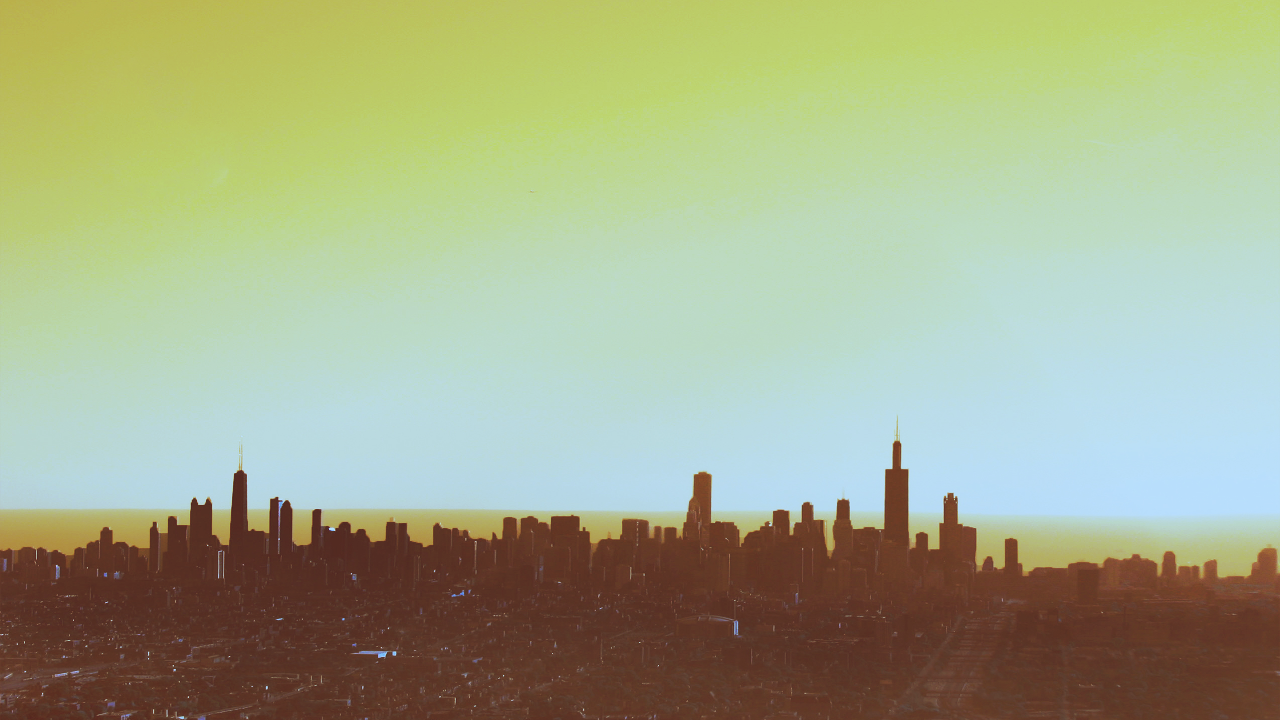
#> input picture temp_image.png, 2560 x 1440 px (shown at 1/2 size)
$ python -i '8_8️⃣_Edge_Detection.py'   (imports and definitions only)   (older library calls are emulated)
#> lines starting #> are read from the running program, lines starting #| are printed output that depends on the picture
### FUNCTIONS.py
# Package / Library
import streamlit as st
import numpy as np
import cv2
import matplotlib.pyplot as plt
import pandas as pd
import datetime
from PIL import Image

# Fungsi Show Image
# [13 lines left out: function show_image_plt, not called in this run]

def show_image_st(image, title=None, size=None):
    if (size is not None):
        image = cv2.resize(image, (size, size))

    # Show the image
    st.image(image, caption=title, use_column_width=True)

# [45 lines left out: functions download_image, colors, hex_to_rgb, not called in this run]

### pages/8_8️⃣_Edge_Detection.py
# Package / Library
import streamlit as st
import cv2
import numpy as np
import FUNCTIONS as func
import matplotlib.pyplot as plt
from scipy import ndimage

# MAIN PAGE
# [199 lines left out: functions main, set_page, tab, roberts, sobel, prewitt and 2 more, not called in this run]

# Kirsch Operator
def kirsch(img):
    # West
    kernel_west = np.array([
        [-3, -3, 5],
        [-3, 0, 5],
        [-3, -3, 5]
    ])

    # North West
    kernel_north_west = np.array([
        [-3, 5, 5],
        [-3, 0, 5],
        [-3, -3, -3]
    ])

    # North
    kernel_north = np.array([
        [5, 5, 5],
        [-3, 0, -3],
        [-3, -3, -3]
    ])

    # North East
    kernel_north_east = np.array([
        [5, 5, -3],
        [5, 0, -3],
        [-3, -3, -3]
    ])

    # East
    kernel_east = np.array([
        [5, -3, -3],
        [5, 0, -3],
        [5, -3, -3]
    ])

    # South East
    kernel_south_east = np.array([
        [-3, -3, -3],
        [5, 0, -3],
        [5, 5, -3]
    ])

    # South
    kernel_south = np.array([
        [-3, -3, -3],
        [-3, 0, -3],
        [5, 5, 5]
    ])

    # South West
    kernel_south_west = np.array([
        [-3, -3, -3],
        [-3, 0, 5],
        [-3, 5, 5]
    ])

    # Convert Image to Grayscale
    img = cv2.cvtColor(img, cv2.COLOR_RGB2GRAY)
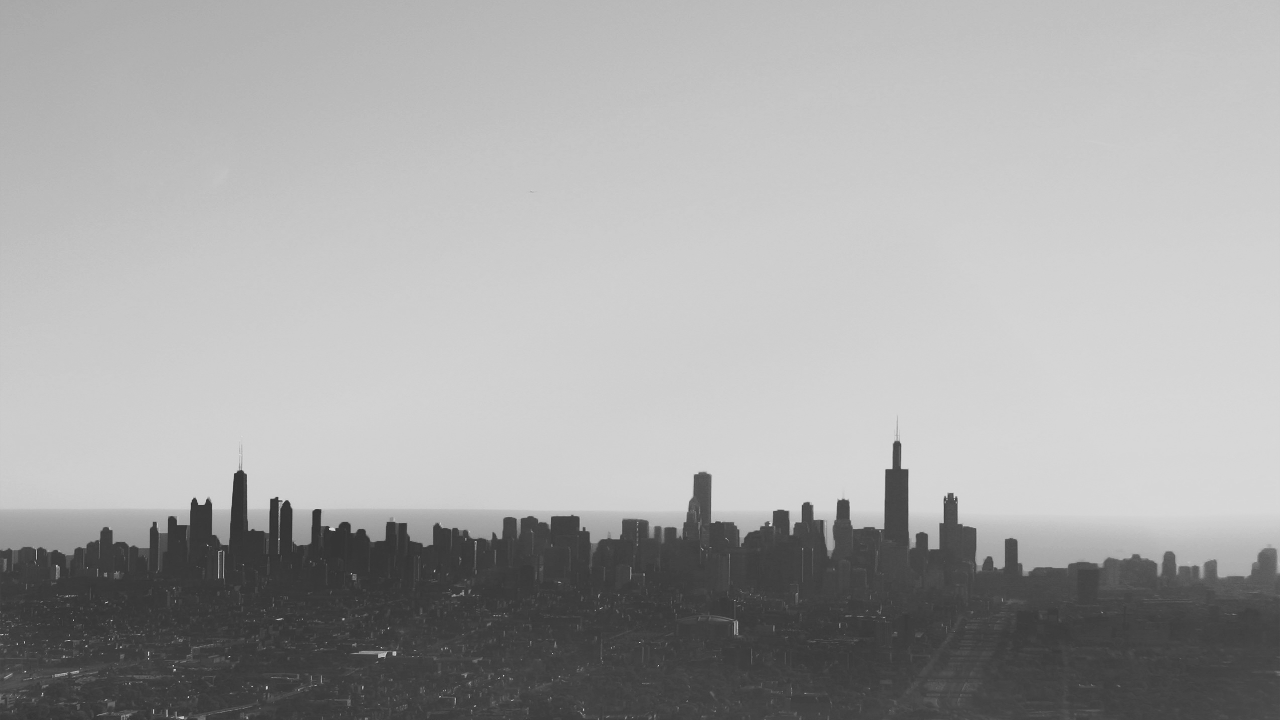
#> img: shape (1440, 2560) (shown at 1/2 size); min 31, max 220, mean 165.5

    # Kirsch
    kirsch_west = cv2.filter2D(img, -1, kernel_west)

    kirsch_north_west = cv2.filter2D(img, -1, kernel_north_west)

    kirsch_north = cv2.filter2D(img, -1, kernel_north)
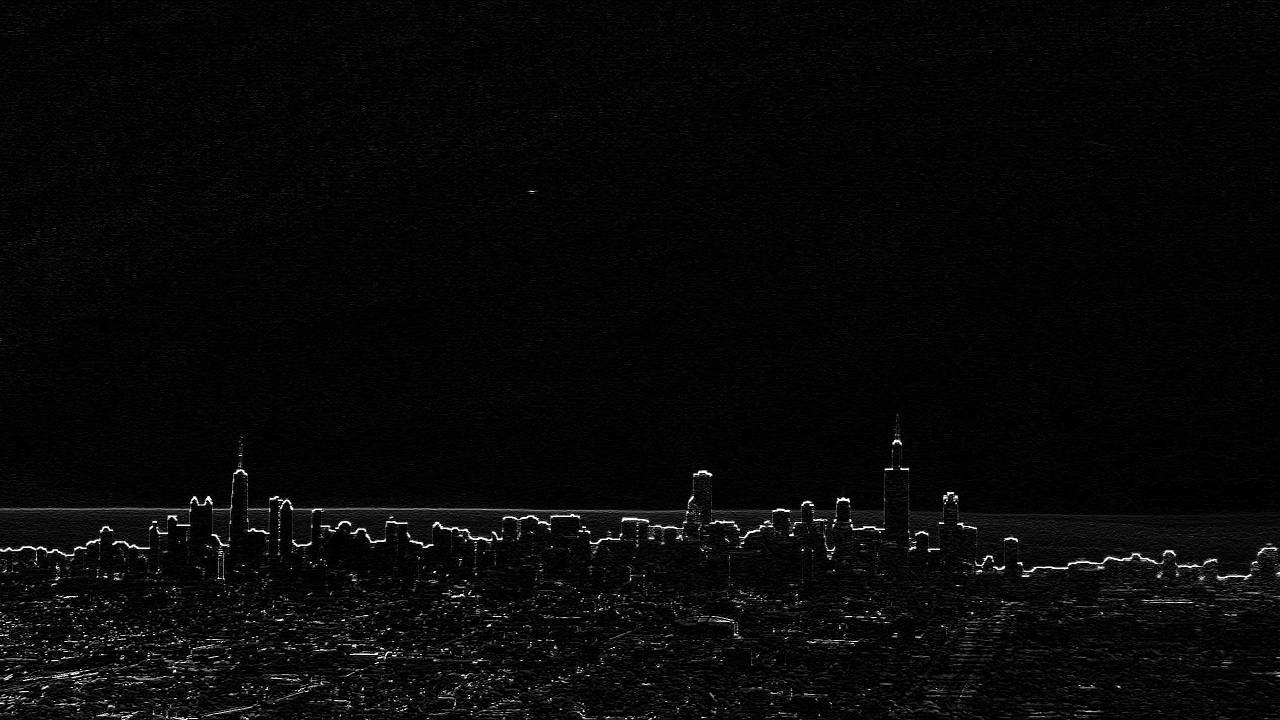
#> kirsch_north: shape (1440, 2560) (shown at 1/2 size); min 0, max 255, mean 8.1

    kirsch_north_east = cv2.filter2D(img, -1, kernel_north_east)

    kirsch_east = cv2.filter2D(img, -1, kernel_east)

    kirsch_south_east = cv2.filter2D(img, -1, kernel_south_east)

    kirsch_south = cv2.filter2D(img, -1, kernel_south)
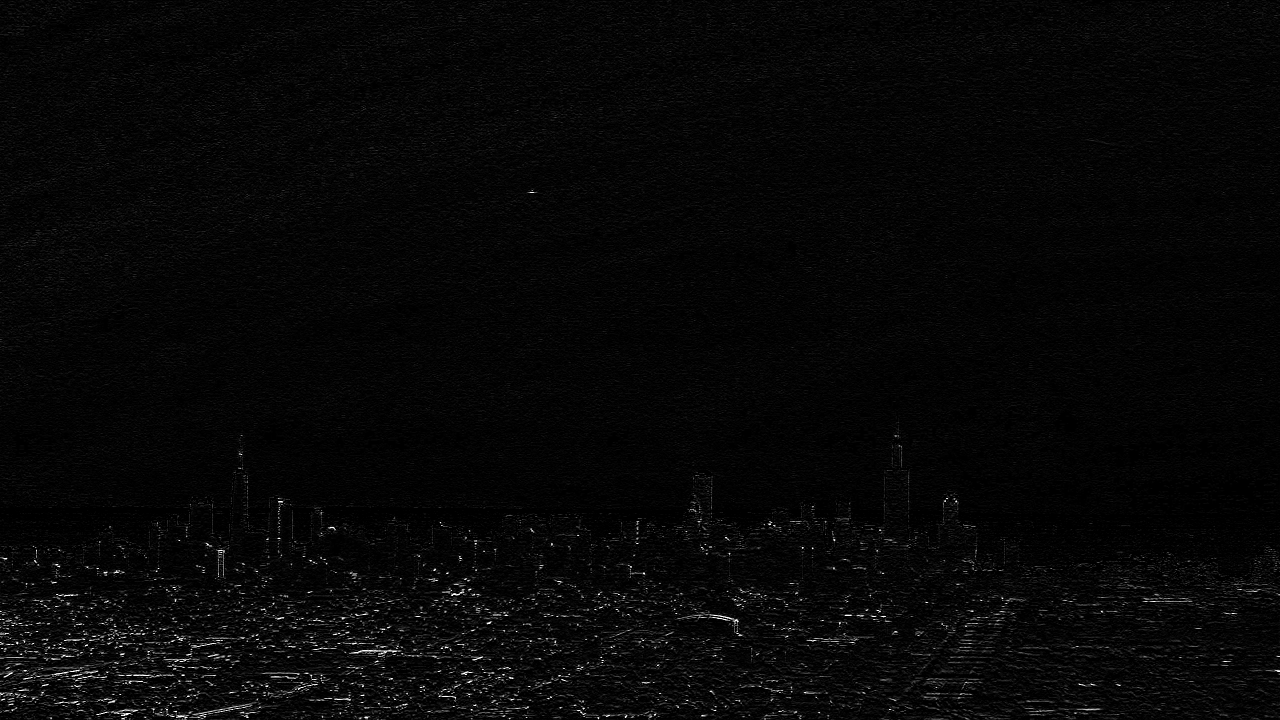
#> kirsch_south: shape (1440, 2560) (shown at 1/2 size); min 0, max 255, mean 6.9

    kirsch_south_west = cv2.filter2D(img, -1, kernel_south_west)

    # Combine Kirsch
    kirsch = np.maximum(kirsch_west, kirsch_north_west)
    kirsch = np.maximum(kirsch, kirsch_north)
    kirsch = np.maximum(kirsch, kirsch_north_east)
    kirsch = np.maximum(kirsch, kirsch_east)
    kirsch = np.maximum(kirsch, kirsch_south_east)
    kirsch = np.maximum(kirsch, kirsch_south)
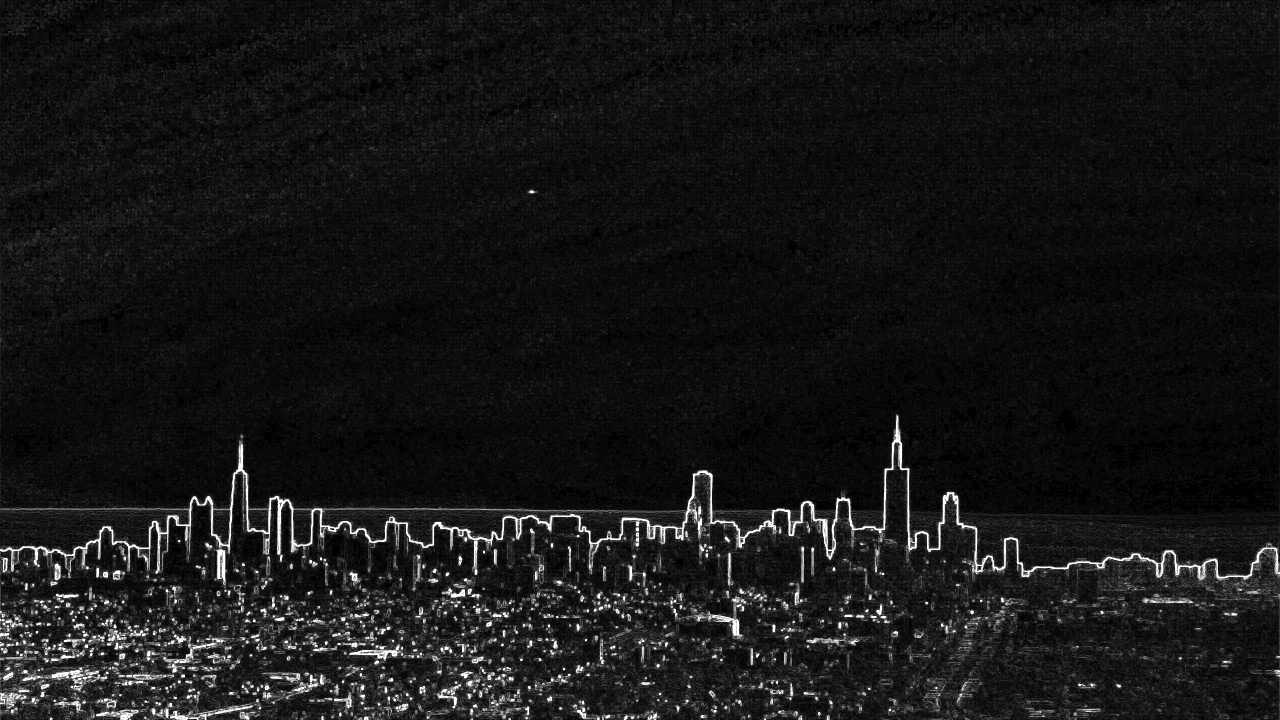
#> kirsch: shape (1440, 2560) (shown at 1/2 size); min 0, max 255, mean 22.8
    kirsch = np.maximum(kirsch, kirsch_south_west)

    # Show Image
    cv2.imwrite('output.jpg', kirsch)
    func.show_image_st('output.jpg', 'Kirsch', None)

# Canny Operator
# [13 lines left out: function canny, not called in this run]

# MAIN CONFIG
# [2 lines not run here, left out]

>>> import cv2
>>> picture = cv2.cvtColor(cv2.imread('../temp_image.png'), cv2.COLOR_BGR2RGB)
>>> result = kirsch(picture)
